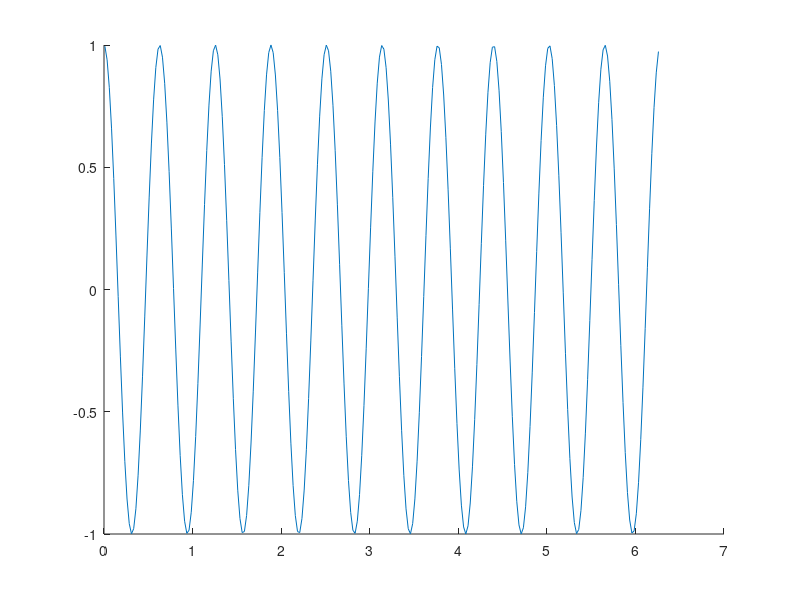

Reproduce this figure in MATLAB. (Note: this script raises an error after producing the figure.)
clc; clear;
% Test out how discrete gaussian basis functions fit

s = [0.01:0.025:2*pi];
%s = [0.01:0.025:1];
res = size(s,2);
center = 0.5;
width = 12.5;

figure(1)
f_target = cos(s/0.1)';%f_t(s, 1,0.2)';
%f_target2 = f_t(s, 0.5,0.4)'; % Uncomment for 2 demos
hold on
plot(s, f_target);
%plot(s, f_target2); % Uncomment for 2 demos

n_vec = [5, 10, 50]

for k = 1:size(n_vec,2)
    n = n_vec(k); % Number of basis functions

figure(k+1)
for i = 1:n
    center_i = (i)*(2*pi/n);
    width_i = n;
%    width_i = n/center_i;
    plot(s, cos_gauss_basis(width_i, center_i,s));
    hold on 
end
% 
% w = ones(n, 1); % weights of basis functions
% X = zeros(res,n);
% 
% for s_j = 1:res
%     % Compute Sum of phis
%     phi_sum = 0;
%     for i = 1:n
%         center_i = i*(1/n);
%         width_i = n/center_i;  
%         phi_i = gauss_basis(width_i, center_i, s(s_j));        
%         phi_sum = phi_sum + phi_i;
%     end
%     
%     % Store to Training Matrix X
%     for i = 1:n
%         center_i = i*(1/n);
%         width_i = n/center_i;  
%         phi_i = gauss_basis(width_i, center_i, s(s_j));        
%         X(s_j,i) = s(s_j)*phi_i/phi_sum;
%     end
%     
 end
% 
% %w_optimal = pinv(X'*X)*(X'*f_target); % Closed form solution
% %w_optimal = pinv([X;X]'*[X;X])*([X;X]'*[f_target;f_target2])  % closed form solution for 2 demonstrations
% 
% %f_guess = X*w_optimal;
% 
% %f_out(:,k) = f_guess;
% 
% end
% figure(1)
% % plot(s, f_out(:,1), '+--');
% % plot(s, f_out(:,2), '*--');
% % plot(s, f_out(:,3), 'ro');
% legend('target', '5BF','10BF', '50BF');
% %legend('target', 'target2', '5BF','10BF', '50BF'); uncomment for 2 demos
% 
% figure(5) % Plot how the basis functions look like after it has been scaled
% for i = 1:n
%     hold on
%     center_i = i*(1/n);
%     width_i = n/center_i;  
%     %plot(s, gauss_basis(width_i, center_i,s)*w_optimal(i));
% end
% 
% 
%


t = [0:0.1:10]; % Demonstration duration
f_target = cos(t); % target demonstration

figure(10)
plot(t, f_target)
